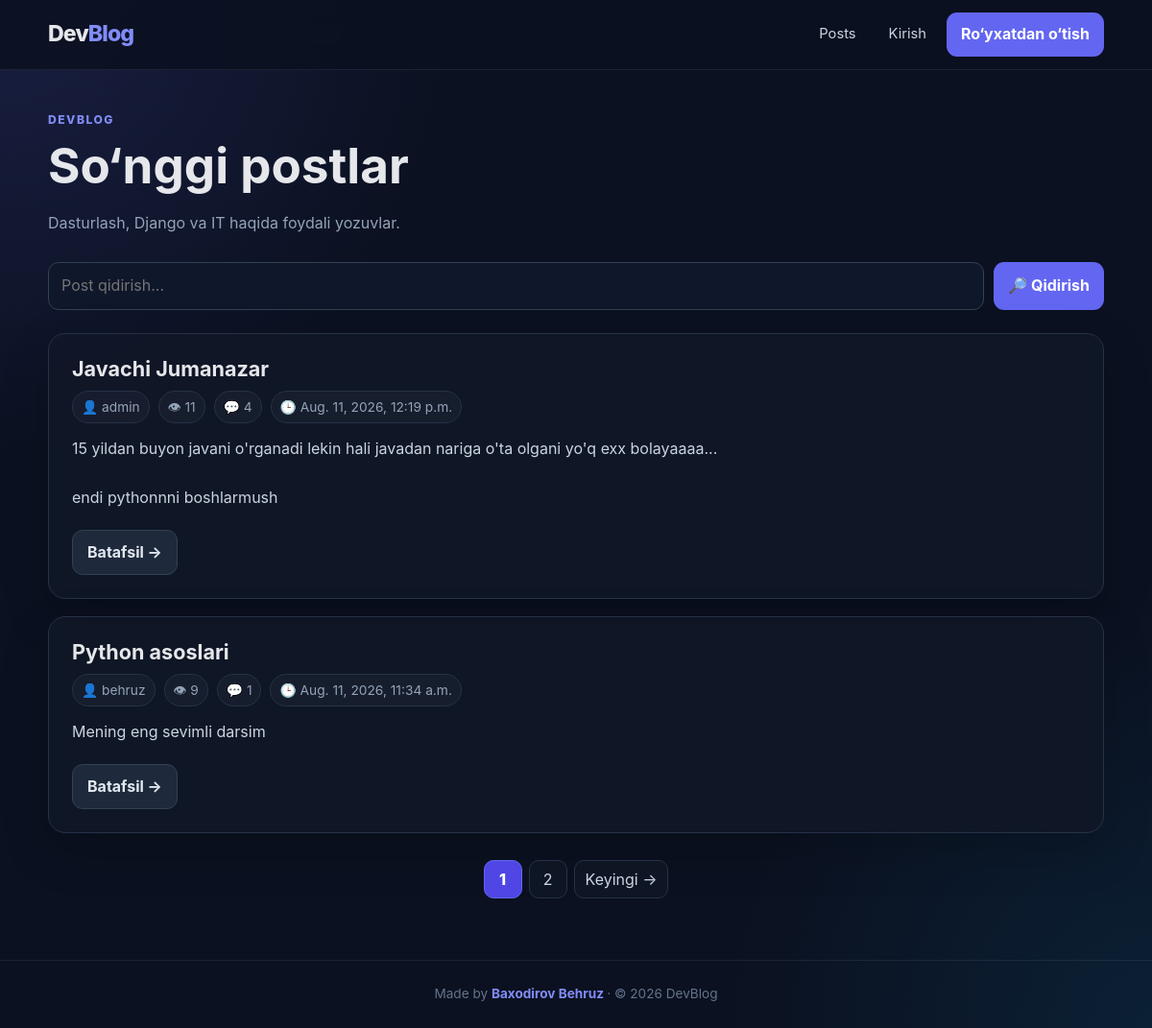
/posts/, run on an earlier commit of the app's database.
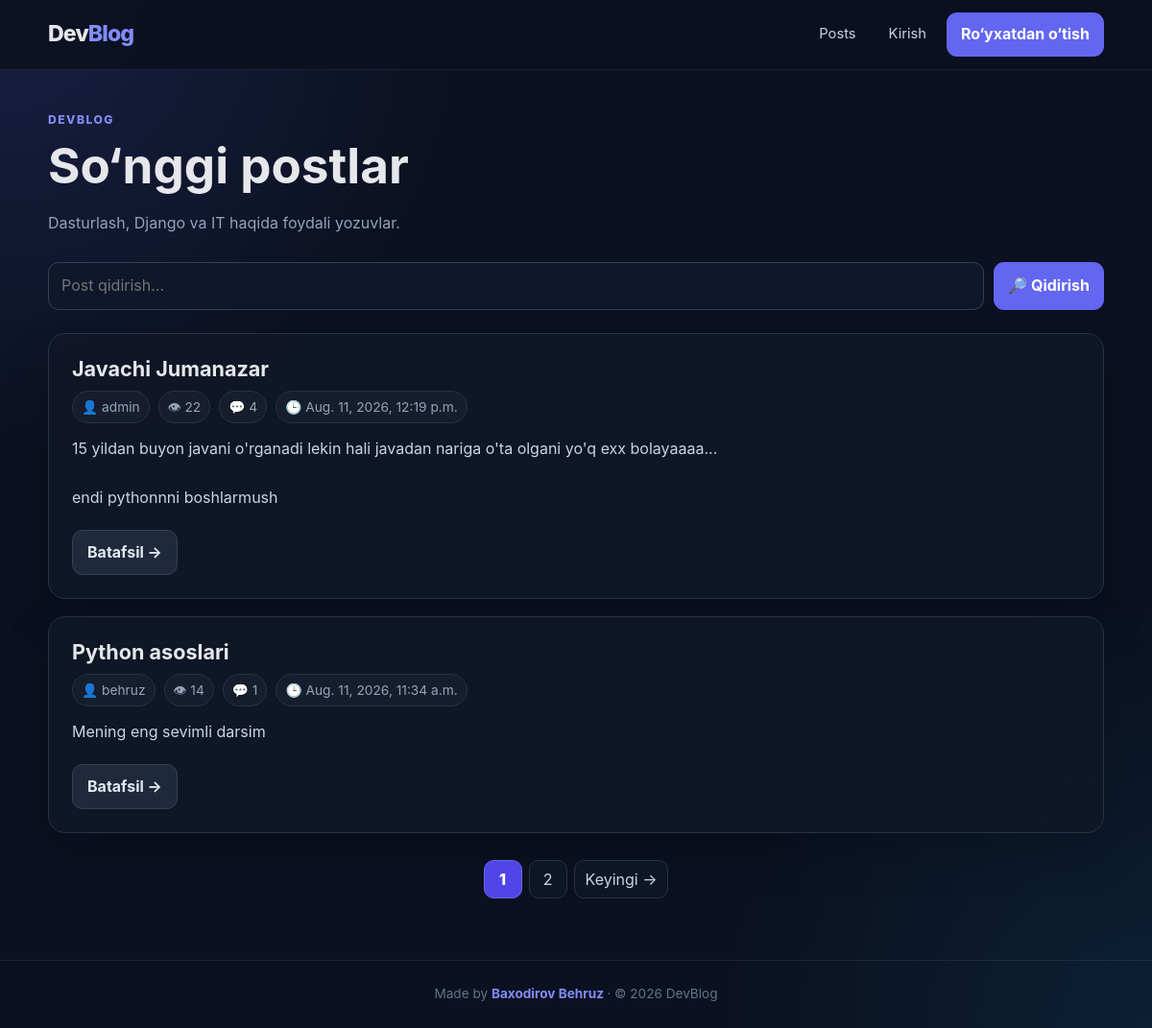
And on a later commit of the database.
### apps/posts/models.py (models this page shows, shortened)
class Post(models.Model):
    title = models.CharField(max_length=50)
    content = models.TextField()
    author = models.ForeignKey(to=settings.AUTH_USER_MODEL, on_delete=models.CASCADE)
    views_count = models.PositiveIntegerField(default=0)
    created_at = models.DateTimeField(auto_now_add=True)
    updated_at = models.DateTimeField(auto_now=True)

### apps/accounts/models.py (models this page shows)
class CustomUser(AbstractUser):
    phone_number = models.CharField(max_length=12, null=True, blank=True)
    address = models.CharField(max_length=120, null=True, blank=True)
    avatar = models.ImageField(null=True, blank=True, upload_to="avatars/")
    bio = models.TextField(null=True, blank=True)
    website = models.URLField(null=True, blank=True)
    social_links = models.JSONField(null=True, blank=True)

### apps/posts/views.py (the view)
class PostListView(View):
    def get(self, request):
        query = request.GET.get("q")
        posts = Post.objects.annotate(comments_count = Count("comments"))
        if query:
            posts = posts.filter(Q(title__icontains=query) | Q(content__icontains=query))
        paginator = Paginator(object_list=posts, per_page=2)
        page_number = request.GET.get("page")
        posts = paginator.get_page(page_number)
        return render(
            request=request,
            template_name="posts/post_list.html",
            context={"posts":posts, "query":query}
        )

### templates/posts/post_list.html (shortened to what this page needs)
{% extends "base.html" %}
{% block content %}
<section class="hero">
    <div class="eyebrow">DevBlog</div>
    <h1>So‘nggi postlar</h1>
    <p class="muted">Dasturlash, Django va IT haqida foydali yozuvlar.</p>
</section>
<form class="search-bar" method="get">
    <input type="search" name="q" value="{{ query|default:'' }}" placeholder="Post qidirish..." aria-label="Post qidirish">
    <button type="submit">🔎 Qidirish</button>
</form>
{% if posts %}
<div class="post-grid">
    {% for post in posts %}
        <article class="card post-card">
            <h2 class="post-title">
                <a href="{% url 'post_detail' post.pk %}">{{ post.title }}</a>
            </h2>
            <div class="meta">
                <span class="pill">👤 {{ post.author }}</span>
                <span class="pill">👁 {{ post.views_count }}</span>
                <span class="pill">💬 {{ post.comments_count }}</span>
                <span class="pill">🕒 {{ post.created_at }}</span>
            </div>
            <p class="post-excerpt">{{ post.content|truncatechars:240 }}</p>
            <a class="btn btn-secondary" href="{% url 'post_detail' post.pk %}">
                Batafsil →
            </a>
        </article>
    {% endfor %}
</div>
<div class="pagination">
    {% for page_number in posts.paginator.page_range %}
        {% if page_number == posts.number %}
            <span class="page active">{{ page_number }}</span>
        {% else %}
            {% if query %}
                <a class="page" href="?q={{ query }}&page={{ page_number }}">{{ page_number }}</a>
            {% else %}
                <a class="page" href="?page={{ page_number }}">{{ page_number }}</a>
            {% endif %}
        {% endif %}
    {% endfor %}
    {% if posts.has_next %}
        {% if query %}
            <a class="page" href="?q={{ query }}&page={{ posts.next_page_number }}">Keyingi →</a>
        {% else %}
            <a class="page" href="?page={{ posts.next_page_number }}">Keyingi →</a>
        {% endif %}
    {% endif %}
</div>
{% else %}
    <div class="card empty">
        <h2>Post topilmadi</h2>
        <p class="muted">Qidiruv so‘rovingiz bo‘yicha hech qanday post topilmadi.</p>
        <a class="btn" href="{% url 'post_list' %}">Barcha postlar</a>
    </div>
{% endif %}
{% endblock %}

What changed in the data, as far as the page shows it:
changed Post "Javachi Jumanazar": views_count "11" → "22"
changed Post "Python asoslari": views_count "9" → "14"
